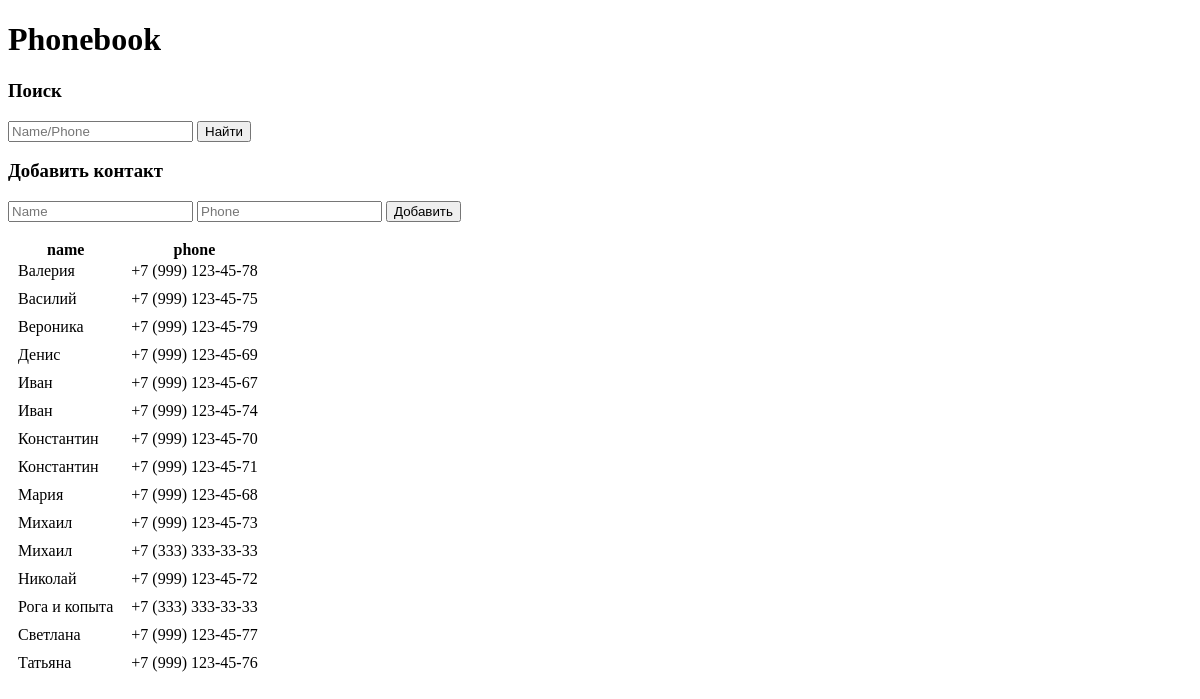
The page / on the database its author committed.
### tables this page shows
CREATE TABLE `phonebook` (
  `id` int UNSIGNED NOT NULL,
  `name` varchar(255) NOT NULL,
  `phone` char(20) NOT NULL,
  `type_id` int UNSIGNED NOT NULL
);

### App/Controllers/Home.php (called while the page is built, shortened)
<?php
class Home extends Controller
{
    public function __construct($route_params)
    {
        $this->modelPhoneBook = new PhoneBook;
    }
    public function indexAction()
    {
        View::render('Home/index.php', [
            'phonebook' => $this->modelPhoneBook->getContacts()
        ]);
    }
}

### public/index.php (called while the page is built, shortened)
<?php
$router = new Core\Router();
$router->add('', ['controller' => 'Home', 'action' => 'index']);
$router->add('api/contacts/search', [
    'controller' => 'Home',
    'action'     => 'search'
]);
$router->add('api/contacts/create', [
    'controller' => 'Home',
    'action'     => 'create'
]);
$router->dispatch($_SERVER['QUERY_STRING']);

### App/Models/PhoneBook.php (called while the page is built, shortened)
<?php
class PhoneBook extends \Core\Model
{
    public function getContacts($search = '')
    {
        $db = static::getDB();
        $query = "SELECT `id`, `name`, `phone` FROM `phonebook`";
        $query .= ' ORDER BY `name` ASC';
        $stmt = $db->query($query);
        return $stmt->fetchAll(PDO::FETCH_ASSOC);
    }
}

### App/Views/Home/index.php (the view, shortened to what this page needs)
<!doctype html>
<html lang="ru">
<head>
</head>
<body>
<main>
    <div class="container">
        <h1>Phonebook</h1>
        <div class="phonebook">
            <div class="phonebook-form">
                <h3>Поиск</h3>
                <form class="form">
                    <label><input type="text" name="search" placeholder="Name/Phone" class="phonebookSearchJs"></label>
                    <button type="button" class="phonebookSearchSubmitJs">Найти</button>
                </form>
            </div>
            <div class="phonebook-form">
                <h3>Добавить контакт</h3>
                <form class="form phonebookFormJs">
                    <label><input type="text" name="name" placeholder="Name" class="requireJs"></label>
                    <label><input type="text" name="phone" placeholder="Phone" class="requireJs phoneJs"></label>
                    <button type="button" class="phonebookFormSubmitJs">Добавить</button>
                </form>
            </div>
            <table class="phonebook-table">
                <thead>
                <tr>
                    <th class="phonebook-table__header">name</th>
                    <th class="phonebook-table__header">phone</th>
                </tr>
                </thead>
                <tbody class="phonebookListJs">
                <? foreach ($phonebook as $phone) { ?>
                    <tr data-id="<?= $phone['id']; ?>">
                        <td class="phonebook-table__cell"><?= $phone['name']; ?></td>
                        <td class="phonebook-table__cell"><?= $phone['phone']; ?></td>
                    </tr>
                <? } ?>
                </tbody>
            </table>
        </div>
    </div>
</main>
</body>
</html>

### Core/Router.php (shortened to what this page needs)
<?php
class Router
{
    protected $routes = [];
    protected $params = [];
    public function add($route, $params = [])
    {
        $route = preg_replace('/\//', '\\/', $route);
        $route = preg_replace('/\{([a-z]+)\}/', '(?P<\1>[a-z-]+)', $route);
        $route = preg_replace('/\{([a-z]+):([^\}]+)\}/', '(?P<\1>\2)', $route);
        $route = '/^' . $route . '$/i';
        $this->routes[$route] = $params;
    }
    public function match($url)
    {
        foreach ($this->routes as $route => $params) {
            if (preg_match($route, $url, $matches)) {
                $this->params = $params;
                return true;
            }
        }
        return false;
    }
    public function dispatch($url)
    {
        $url = $this->processQueryStringVariables(urldecode($url));
        if ($this->match($url)) {
            $controller = $this->params['controller'];
            $controller = $this->convertToStudlyCaps($controller);
            $controller = $this->getNamespace() . $controller;
            if (class_exists($controller)) {
                $controller_object = new $controller($this->params);
                $action = $this->params['action'];
                $action = $this->convertToCamelCase($action);
                if (preg_match('/action$/i', $action) == 0) {
                    $controller_object->$action();
                } else {
                    throw new \Exception("Method $action in controller $controller cannot be called directly - remove the Action suffix to call this method");
                }
            } else {
                throw new \Exception("Controller class $controller not found");
            }
        } else {
            throw new \Exception('No route matched.', 404);
        }
    }
    protected function convertToStudlyCaps($string)
    {
        return str_replace(' ', '', ucwords(str_replace('-', ' ', $string)));
    }
    protected function convertToCamelCase($string)
    {
        return lcfirst($this->convertToStudlyCaps($string));
    }
    protected function processQueryStringVariables($url)
    {
        return $url;
    }
    protected function getNamespace()
    {
        $namespace = 'App\Controllers\\';
        return $namespace;
    }
}

### Core/Controller.php (shortened to what this page needs)
<?php
abstract class Controller
{
    public function __call($name, $args)
    {
        $method = $name . 'Action';
        if (method_exists($this, $method)) {
            if ($this->before() !== false) {
                call_user_func_array([$this, $method], $args);
            }
        } else {
            throw new \Exception("Method $method not found in controller " . get_class($this));
        }
    }
}

### Core/View.php (shortened to what this page needs)
<?php
class View
{
    public static function render($view, $args = [])
    {
        extract($args, EXTR_SKIP);
        $file = dirname(__DIR__) . "/App/Views/$view";
        if (is_readable($file)) {
            require $file;
        } else {
            throw new \Exception("$file not found");
        }
    }
}

### App/Views/Home/index.php (style rules this page uses)
.container { max-width: 1200px; margin: 0 auto; }
.phonebook-form { margin-bottom: 1rem; }
.phonebook-table__cell { padding: 0 .5rem .5rem; }

### rows shown on the page
phonebook: name "Валерия", phone "+7 (999) 123-45-78"
phonebook: name "Василий", phone "+7 (999) 123-45-75"
phonebook: name "Вероника", phone "+7 (999) 123-45-79"
phonebook: name "Денис", phone "+7 (999) 123-45-69"
phonebook: name "Иван", phone "+7 (999) 123-45-67"
phonebook: name "Иван", phone "+7 (999) 123-45-74"
phonebook: name "Константин", phone "+7 (999) 123-45-70"
phonebook: name "Константин", phone "+7 (999) 123-45-71"
phonebook: name "Мария", phone "+7 (999) 123-45-68"
phonebook: name "Михаил", phone "+7 (999) 123-45-73"
phonebook: name "Михаил", phone "+7 (333) 333-33-33"
phonebook: name "Николай", phone "+7 (999) 123-45-72"
phonebook: name "Рога и копыта", phone "+7 (333) 333-33-33"
phonebook: name "Светлана", phone "+7 (999) 123-45-77"
phonebook: name "Татьяна", phone "+7 (999) 123-45-76"
